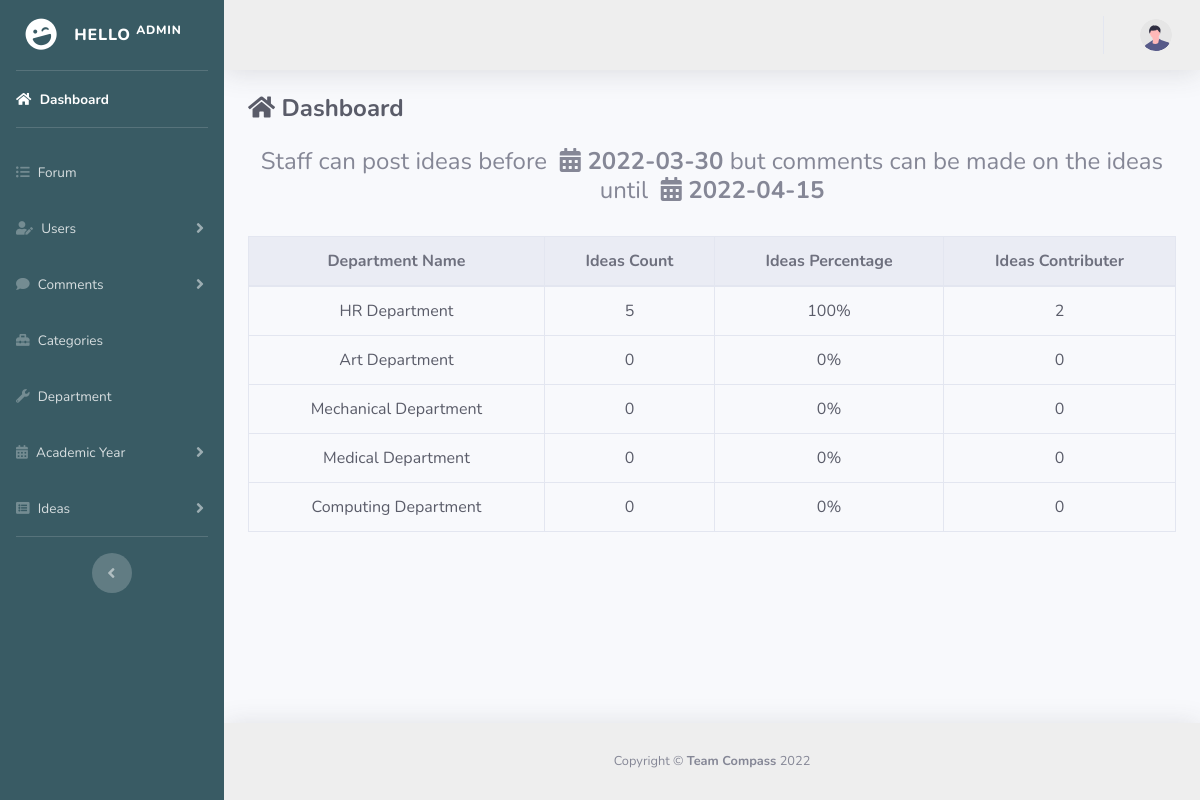
The app's page /admin/index.php with its own data.
### tables this page shows
CREATE TABLE `academic_year` (
  `academic_id` int(5) NOT NULL,
  `start_date` date NOT NULL,
  `closure_date` date NOT NULL,
  `final_closure_date` date NOT NULL,
  `academic_year_name` varchar(30) NOT NULL,
  `action` varchar(30) NOT NULL
);

CREATE TABLE `department` (
  `dept_id` int(5) NOT NULL,
  `dept_name` varchar(255) NOT NULL
);

### admin/index.php (the view, shortened to what this page needs)
<?php include "include/header.php"; ?>
<body id="page-top">
    <div id="wrapper">
        <?php include "include/sidebar.php"; ?>
        <div id="content-wrapper" class="d-flex flex-column">
            <div id="content">
                <?php include "include/topbar.php"; ?>
                <div class="container-fluid">
                    <div class="d-sm-flex align-items-center justify-content-between mb-4">
                        <h1 class="h4 mb-0 text-dark font-weight-bold" ><i class="fas fa-home"></i> Dashboard</h1>
                    </div>
                    <?php
                    $select_academic_id = mysqli_query($connection, "SELECT academic_id FROM academic_year");
                    $academic_num_rows = mysqli_num_rows($select_academic_id);
                    if ($academic_num_rows == 0){
                        echo"<center><h4> Hey admin, add Academic Year First </h4></center>";
                        ?>
                        <center> <a href="academic_year.php?source=add_academic"><i class="fas fa-plus-circle fa-lg"></i></a> Academic Year</center>
                        <?php
                    }
                    else{
                    ?>
                    <div>
                        <?php
                        $select_academic_year    =  mysqli_query($connection, "SELECT * FROM academic_year WHERE action='active'");
                        $row                     =  mysqli_fetch_array($select_academic_year);
                        $academic_closure_date   =  $row['closure_date'];
                        $academic_f_closure_date =  $row['final_closure_date'];
                        ?>
                        <div class="text-center h4">
                            Staff can post ideas before <strong> &nbsp;<i class="fas fa-calendar-alt"></i> <?php echo $academic_closure_date ?></strong>
                            but comments can be made on the ideas until <strong> &nbsp;<i class="fas fa-calendar-alt"></i> <?php echo $academic_f_closure_date ?></strong>
                        </div>
                        <br>
                    </div>
                    <?php
                        $select_ideas = mysqli_query($connection, "SELECT idea_id FROM ideas");
                        $idea_num_rows = mysqli_num_rows($select_ideas);
                        if ($idea_num_rows == 0){
                            echo "<center><h4>There is no ideas right now</h4></center>";
                        }
                        else{
                    ?>
                    <table class="table table-bordered table-hover table-responsive-sm text-dark text-center">
                        <thead class="thead-light">
                            <tr>
                                <th>Department Name</th>
                                <th>Ideas Count</th>
                                <th>Ideas Percentage</th>
                                <th>Ideas Contributer</th>
                            </tr>
                        </thead>
                        <tbody>
<?php
    $temp_user_id       =  null;
    $total_user_count   =  null;
    $select_all_ideas   =  mysqli_query($connection,"SELECT * FROM ideas");
    $total_ideas_count  =  mysqli_num_rows($select_all_ideas);
    $select_dept        =  mysqli_query($connection, "SELECT * FROM department");
        while($row = mysqli_fetch_array($select_dept)){
            $row_dept_id    =  $row['dept_id'];
            $row_dept_name  =  $row['dept_name'];
            $select_dept_ideas  =  mysqli_query($connection,"SELECT ideas.dept_id, ideas.idea_likes, ideas.idea_comment_count, ideas.user_id, department.dept_id, department.dept_name
                                                                    FROM ideas
                                                                    LEFT JOIN department
                                                                    ON ideas.dept_id = department.dept_id
                                                                    WHERE department.dept_id = $row_dept_id");
                while($user_row  =  mysqli_fetch_array($select_dept_ideas)){
                    global $temp_user_id;
                    global $total_user_count;
                    $user_id  =  $user_row['user_id'];
                        if ($total_user_count  ==  null){
                            ++$total_user_count;
                        }
                        if (is_null($temp_user_id)){
                            $temp_user_id  =  $user_id;
                        }
                        if($user_id !=  $temp_user_id){
                            ++$total_user_count;
                        }
                }
                if(is_null(mysqli_num_rows($select_dept_ideas))){
                    $zero =  0;
                }
                else{
                    $zero =  mysqli_num_rows($select_dept_ideas);
                }
                $percentage =  ($zero*100)/$total_ideas_count;
                $percentage =  (round($percentage,2));
            echo "<tr>";
                echo "<td>{$row_dept_name}</td>";
                echo "<td>{$zero}</td>";
                echo "<td>{$percentage}%</td>";
                echo "<td> {$total_user_count} </td>";
            echo "</tr>";
        $total_user_count  =  0;
        $temp_user_id      =  null;
    }
?>
                      </tbody>
                    </table>
                    <?php }} ?>
                </div>
            </div>
<?php include "include/footer.php"; ?>

### admin/include/header.php (shortened to what this page needs)
<!DOCTYPE html>
<html lang="en">
<head>
    <link href="../vendor/fontawesome-free/css/all.min.css" rel="stylesheet" type="text/css">
    <link href="../css/admin.min.css" rel="stylesheet">
</head>

### admin/include/sidebar.php (shortened to what this page needs)
<ul class="navbar-nav  sidebar sidebar-dark accordion" id="accordionSidebar" style="background-color: #395B64;">
            <a class="sidebar-brand d-flex align-items-center justify-content-center" href="index.php">
                <div class="sidebar-brand-icon rotate-n-15">
                    <i class="fas fa-laugh-wink"></i>
                </div>
                <div class="sidebar-brand-text mx-3">Hello <sup> admin </sup></div>
            </a>
            <hr class="sidebar-divider my-0">
            <li class="nav-item active">
                <a class="nav-link" href="index.php">
                    <i class="fas fa-home"></i>
                    <span>Dashboard</span></a>
            </li>
            <hr class="sidebar-divider">
            <li class="nav-item">
                <a class="nav-link collapsed" href="forum.php">
                <i class="fas fa-list-ul"></i>
                    <span>Forum</span>
                </a>
            </li>
            <li class="nav-item">
                <a class="nav-link collapsed" href="#" data-toggle="collapse" data-target="#collapseTwo"
                    aria-expanded="true" aria-controls="collapseTwo">
                    <i class="fas fa-user-edit"></i>
                    <span>Users</span>
                </a>
            </li>
            <li class="nav-item">
                <a class="nav-link collapsed" href="#" data-toggle="collapse" data-target="#collapsecomment"
                   aria-expanded="true" aria-controls="collapseTwo">
                   <i class="fas fa-comment"></i>
                    <span>Comments</span>
                </a>
            </li>
            <li class="nav-item">
                <a class="nav-link collapsed" href="categories.php">
                <i class="fas fa-toolbox"></i>
                    <span>Categories</span>
                </a>
            </li>
            <li class="nav-item">
                <a class="nav-link collapsed" href="department.php">
                <i class="fas fa-wrench"></i>
                    <span>Department</span>
                </a>
            </li>
            <li class="nav-item">
                <a class="nav-link collapsed" href="#" data-toggle="collapse" data-target="#collapseThree"
                   aria-expanded="true" aria-controls="collapseThree">
                   <i class="fas fa-calendar-alt"></i>
                    <span>Academic Year</span>
                </a>
            </li>
            <li class="nav-item">
                <a class="nav-link collapsed" href="#" data-toggle="collapse" data-target="#collapsePages"
                    aria-expanded="true" aria-controls="collapsePages">
                    <i class="fas fa-list-alt"></i>
                    <span>Ideas</span>
                </a>
            </li>
            <hr class="sidebar-divider d-none d-md-block">
            <div class="text-center d-none d-md-inline">
                <button class="rounded-circle border-0" id="sidebarToggle"></button>
            </div>
        </ul>

### admin/include/topbar.php (shortened to what this page needs)
<nav class="navbar navbar-expand navbar-light topbar mb-4 static-top shadow" style="background-color: #EEEEEE;">
                    <ul class="navbar-nav ml-auto">
                        <li class="nav-item dropdown no-arrow">
                            <a class="nav-link dropdown-toggle" href="#" id="userDropdown" role="button"
                                data-toggle="dropdown" aria-haspopup="true" aria-expanded="false">
                                <img class="img-profile rounded-circle"
                                     src="../img/undraw_profile.svg">
                            </a>
                        </li>
                    </ul>
                </nav>

### admin/include/footer.php (shortened to what this page needs)
            <footer class="sticky-footer shadow" style="background-color: #EEEEEE;">
                <div class="container my-auto">
                    <div class="copyright text-center my-auto">
                        <span>Copyright &copy; <b>Team Compass</b> 2022</span>
                    </div>
                </div>
            </footer>
        </div>
    </div>
</body>
</html>

### records on screen
academic_year: closure_date "2022-03-30", final_closure_date "2022-04-15"
department: dept_name "HR Department", zero "5", percentage "100", total_user_count "2"
department: dept_name "Art Department", zero "0", percentage "0", total_user_count "0"
department: dept_name "Mechanical Department", zero "0", percentage "0", total_user_count "0"
department: dept_name "Medical Department", zero "0", percentage "0", total_user_count "0"
department: dept_name "Computing Department", zero "0", percentage "0", total_user_count "0"
